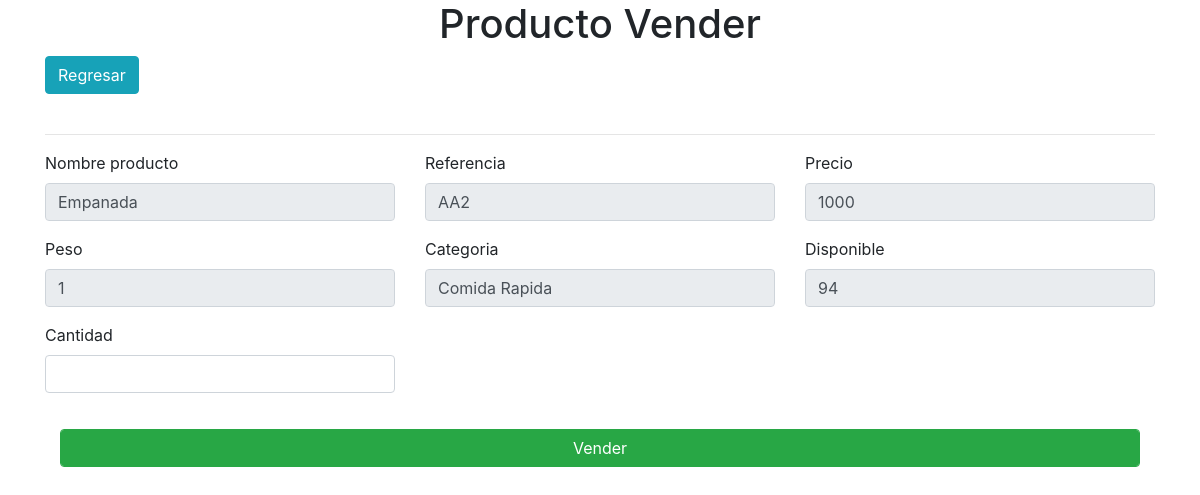
/vista/producto/productoform.php?id=4, run on the app's committed database.
### tables this page shows
CREATE TABLE `producto` (
  `id` int(11) NOT NULL,
  `nombre_producto` varchar(200) NOT NULL,
  `referencia` varchar(200) NOT NULL,
  `precio` int(11) NOT NULL,
  `peso` int(11) NOT NULL,
  `categoria` varchar(100) NOT NULL,
  `stock` int(11) NOT NULL,
  `fecha_creacion` date NOT NULL
);

### modelo/ProductoModel.php (called while the page is built, shortened)
<?php
class ProductoModel
{
	public function buscar($id)
	{
		$conexion = new conexion();
		$con = $conexion->conexion();
		$query = $con->prepare("SELECT * FROM producto WHERE id = :id");
		$query->bindValue(':id', $id, PDO::PARAM_INT);
		$query->execute();
		$resultado = $query->fetch(PDO::FETCH_OBJ);
		return $resultado;
	}
}

### vista/producto/productoform.php (the view, shortened to what this page needs)
<?php
require('../../modelo/ProductoModel.php');
$buscarProducto = new stdClass();
$buscarProducto->nombre_producto  = "";
$buscarProducto->referencia  = "";
$buscarProducto->precio  = "";
$buscarProducto->peso  = "";
$buscarProducto->categoria  = "";
$buscarProducto->stock  = "";
$disabled = "";
if (isset($_GET['id'])) {
    $producto = new ProductoModel();
    $buscarProducto = $producto->buscar($_GET['id']);
    if (isset($_GET['editar'])) {
        $accion = 'Editar';
    } else {
        $accion = 'Vender';
        $disabled = "readonly";
    }
} else {
    $accion = 'Nuevo';
}
?>
<!doctype html>
<html lang="en">
<head>
    <link rel="stylesheet" href="https://cdn.jsdelivr.net/npm/bootstrap@4.6.0/dist/css/bootstrap.min.css">
</head>
<body>
    <div class="container">
        <h1 style="text-align: center;">Producto <?php echo $accion ?></h1>
        <a href="listar.php" class="btn btn-info">Regresar</a><br><br>
        <hr>
        <form method="POST" action="../../controlador/ProductoControler.php">
            <div class="row">
                <div class="col-md-4 form-group">
                    <label>Nombre producto</label>
                    <input type="text" name="nombre_producto" id="nombre_producto" class="form-control" value="<?php echo $buscarProducto->nombre_producto ?>" <?php echo $disabled  ?>>
                </div>
                <div class="col-md-4 form-group">
                    <label>Referencia</label>
                    <input type="text" name="referencia" id="referencia" class="form-control" value="<?php echo $buscarProducto->referencia ?>" <?php echo $disabled  ?>>
                </div>
                <div class="col-md-4 form-group">
                    <label>Precio</label>
                    <input type="number" name="precio" id="precio" class="form-control" value="<?php echo $buscarProducto->precio ?>" <?php echo $disabled  ?>>
                </div>
                <div class="col-md-4 form-group">
                    <label>Peso</label>
                    <input type="number" name="peso" id="peso" class="form-control" value="<?php echo $buscarProducto->peso ?>" <?php echo $disabled  ?>>
                </div>
                <div class="col-md-4 form-group">
                    <label>Categoria</label>
                    <input type="text" name="categoria" id="categoria" class="form-control" value="<?php echo $buscarProducto->categoria ?>" <?php echo $disabled  ?>>
                </div>
                <?php if ($accion == "Vender") { ?>
                    <div class="col-md-4 form-group">
                        <label>Disponible</label>
                        <input type="number" name="disponible" id="disponible" class="form-control" value="<?php echo $buscarProducto->stock ?>" <?php echo $disabled  ?>>
                    </div>
                <?php } ?>
                <div class="col-md-4 form-group">
                    <label>Cantidad</label>
                    <input type="number" name="stock" id="stock" class="form-control" value="<?php echo $accion == "Editar" ? $buscarProducto->stock : "" ?>">
                </div>
            </div>
            <div class="col-md-12 form-group" style="margin-top: 20px;">
                <button class="btn btn-success form-control"><?php echo $accion ?></button>
            </div>
    </div>
</body>
</html>

### data on the page
producto: nombre_producto "Empanada", referencia "AA2", precio "1000", peso "1", categoria "Comida Rapida", disponible "94"

### other printed values
$accion "Vender"
